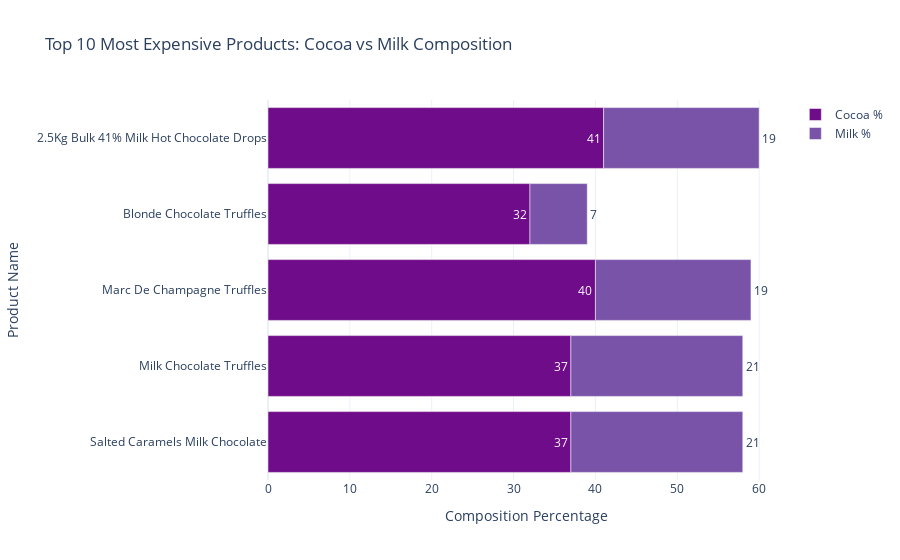

Write notebook code for a chart like this one.
### Markdown cell above
## Most Expensive Products: Cocoa vs Milk Composition

### Code cell
def extract_cocoa_percent(text):
    match = re.search(r'(\d+)% Cocoa', str(text))
    return int(match.group(1)) if match else None

def extract_milk_percent(text):
    match = re.search(r'(\d+)% Milk', str(text))
    return int(match.group(1)) if match else None

df_products['Cocoa %'] = df_products['Ingredients'].apply(extract_cocoa_percent)
df_products['Milk %'] = df_products['Ingredients'].apply(extract_milk_percent)

top_products = df_products.nlargest(10, 'Price ($)').copy()

top_products = top_products.dropna(subset=['Cocoa %', 'Milk %'])

melted = pd.melt(
    top_products,
    id_vars='Name',
    value_vars=['Cocoa %', 'Milk %'],
    var_name='Component',
    value_name='Percentage'
)

fig = px.bar(
    melted,
    x='Percentage',
    y='Name',
    color='Component',
    orientation='h',
    title='Top 10 Most Expensive Products: Cocoa vs Milk Composition',
    color_discrete_map={
        'Cocoa %': '#6F0C8A',
        'Milk %': '#7853A8'
    },
    text='Percentage'
)

fig.update_traces(textposition='outside')
fig.update_layout(
    yaxis=dict(autorange='reversed'),
    xaxis_title='Composition Percentage',
    yaxis_title='Product Name',
    template='plotly_white',
    legend_title=''
)

fig.show()

### Figure 1 — Plotly figure (JSON) as saved in the notebook; plotly's stock layout.template omitted (floating-point values rounded to 4 significant figures)
{"data": [{"alignmentgroup": "True", "hovertemplate": "Component=Cocoa %<br>Percentage=%{text}<br>Name=%{y}<extra></extra>", "legendgroup": "Cocoa %", "marker": {"color": "#6F0C8A", "pattern": {"shape": ""}}, "name": "Cocoa %", "offsetgroup": "Cocoa %", "orientation": "h", "showlegend": true, "text": [41, 32, 40, 37, 37], "textposition": "outside", "type": "bar", "x": [41, 32, 40, 37, 37], "xaxis": "x", "y": ["2.5Kg Bulk 41% Milk Hot Chocolate Drops", "Blonde Chocolate Truffles", "Marc De Champagne Truffles", "Milk Chocolate Truffles", "Salted Caramels Milk Chocolate"], "yaxis": "y"}, {"alignmentgroup": "True", "hovertemplate": "Component=Milk %<br>Percentage=%{text}<br>Name=%{y}<extra></extra>", "legendgroup": "Milk %", "marker": {"color": "#7853A8", "pattern": {"shape": ""}}, "name": "Milk %", "offsetgroup": "Milk %", "orientation": "h", "showlegend": true, "text": [19, 7, 19, 21, 21], "textposition": "outside", "type": "bar", "x": [19, 7, 19, 21, 21], "xaxis": "x", "y": ["2.5Kg Bulk 41% Milk Hot Chocolate Drops", "Blonde Chocolate Truffles", "Marc De Champagne Truffles", "Milk Chocolate Truffles", "Salted Caramels Milk Chocolate"], "yaxis": "y"}], "layout": {"autosize": true, "barmode": "relative", "legend": {"title": {"text": ""}, "tracegroupgap": 0}, "title": {"text": "Top 10 Most Expensive Products: Cocoa vs Milk Composition"}, "xaxis": {"anchor": "y", "autorange": true, "domain": [0, 1], "range": [0, 63.16], "title": {"text": "Composition Percentage"}, "type": "linear"}, "yaxis": {"anchor": "x", "autorange": true, "domain": [0, 1], "range": [4.5, -0.5], "title": {"text": "Product Name"}, "type": "category"}}}
